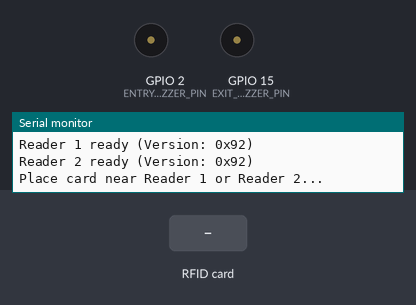
The sketch below on a simulated ESP32. On the bench: buzzer (waves = sounding, pin HIGH), the last lines printed to the serial monitor. The test bench sets the inputs (shaded band). WiFi joins after 1.5 s; servers stay silent unless stated; uploads are accepted with an empty reply.

Above: at 3.3 s.
3.4 s: RFID card 5E 7A 19 C4 held to the reader
At 3.58 s:
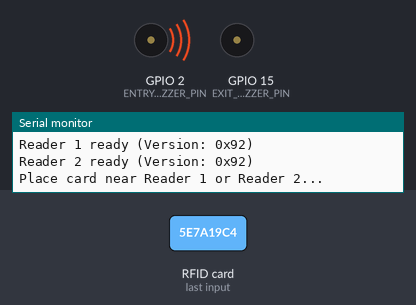
5.7 s: RFID card 5E 7A 19 C4 held to the reader
At 5.84 s:
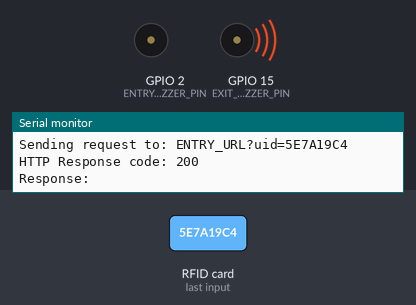
Timing chart, 0 to 8.7 s (numbered marks = the images above; inputs shaded):
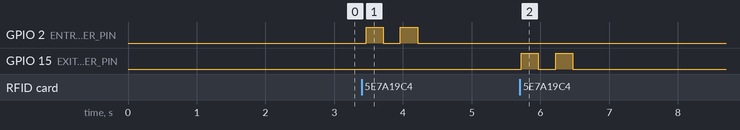

The sketch:

EMT_main.ino
```cpp
#include <WiFi.h>
#include <HTTPClient.h>
#include <SPI.h>
#include <MFRC522.h>

// ======= WiFi Credentials =======
const char* ssid = "Dhirendra";
const char* password = "dpsingh488";  // leave empty if open network

// ======= Google Script URLs =======
const char* entryUrl = "ENTRY_URL"; // Reader 1 Sheet
const char* exitUrl  = "EXIT_URL";  // Reader 2 Sheet

// ======= SPI and RC522 Pins =======
#define PIN_SCK  18
#define PIN_MOSI 23
#define PIN_MISO 19

#define SS_PIN_1 5
#define RST_PIN_1 21

#define SS_PIN_2 4
#define RST_PIN_2 22

// ======= Buzzer Pin =======
#define ENTRY_BUZZER_PIN 2
#define EXIT_BUZZER_PIN 15
#define BUZZER_DURATION 250

MFRC522 mfrc522_1(SS_PIN_1, RST_PIN_1);
MFRC522 mfrc522_2(SS_PIN_2, RST_PIN_2);

SPISettings rfidSPISettings(10000000, MSBFIRST, SPI_MODE0);

// ======= Setup =======
void setup() {
  Serial.begin(115200);
  delay(200);

  pinMode(ENTRY_BUZZER_PIN, OUTPUT);
  pinMode(EXIT_BUZZER_PIN, OUTPUT);
  digitalWrite(ENTRY_BUZZER_PIN, LOW);
  digitalWrite(EXIT_BUZZER_PIN, LOW);

  // --- Connect to WiFi ---
  Serial.print("Connecting to WiFi ...");
  WiFi.begin(ssid, password);
  int retries = 0;
  while (WiFi.status() != WL_CONNECTED && retries < 30) {
    delay(500);
    Serial.print(".");
    retries++;
  }

  if (WiFi.status() == WL_CONNECTED) {
    Serial.println("\nWiFi connected!");
    Serial.print("IP: ");
    Serial.println(WiFi.localIP());
  } else {
    Serial.println("\nWiFi connection failed, continuing offline...");
  }

  // --- Initialize SPI and RC522 readers ---
  SPI.begin(PIN_SCK, PIN_MISO, PIN_MOSI);
  delay(100);

  mfrc522_1.PCD_Init();
  delay(100);
  mfrc522_2.PCD_Init();
  delay(100);

  // --- Verify readers ---
  Serial.println("Checking RFID readers...");
  byte v1 = mfrc522_1.PCD_ReadRegister(mfrc522_1.VersionReg);
  byte v2 = mfrc522_2.PCD_ReadRegister(mfrc522_2.VersionReg);

  if (v1 == 0x00 || v1 == 0xFF) {
    Serial.println("Reader 1 not detected!");
  } else {
    Serial.print("Reader 1 ready (Version: 0x");
    Serial.print(v1, HEX);
    Serial.println(")");
  }

  if (v2 == 0x00 || v2 == 0xFF) {
    Serial.println("Reader 2 not detected!");
  } else {
    Serial.print("Reader 2 ready (Version: 0x");
    Serial.print(v2, HEX);
    Serial.println(")");
  }

  Serial.println("Place card near Reader 1 or Reader 2...");
}

// ======= Reader Check Function =======
void readRFID(MFRC522 &rfid, const char *readerName, const char *url) {
  if (!rfid.PICC_IsNewCardPresent() || !rfid.PICC_ReadCardSerial()) return;

  if (url == entryUrl)
  {
    beepBuzzer(BUZZER_DURATION, ENTRY_BUZZER_PIN);
    beepBuzzer(BUZZER_DURATION, ENTRY_BUZZER_PIN);
  }
  else if (url == exitUrl)
  {
    beepBuzzer(BUZZER_DURATION, EXIT_BUZZER_PIN);
    beepBuzzer(BUZZER_DURATION, EXIT_BUZZER_PIN);
  }

  Serial.print(readerName);
  String res = "";
  Serial.print(" UID:");
  for (byte i = 0; i < rfid.uid.size; i++) {
    Serial.print(rfid.uid.uidByte[i] < 0x10 ? " 0" : " ");
    res+=rfid.uid.uidByte[i] < 0x10 ? " 0" : " ";
    Serial.print(rfid.uid.uidByte[i], HEX);
    res+=String(rfid.uid.uidByte[i], HEX);
  }
  Serial.println();
  MFRC522::PICC_Type piccType = rfid.PICC_GetType(rfid.uid.sak);
  Serial.print(readerName);
  Serial.print(" Type: ");
  Serial.println(rfid.PICC_GetTypeName(piccType));
  rfid.PICC_HaltA();
  rfid.PCD_StopCrypto1();

  res.toUpperCase();
  sendToGoogle(url, res);

}

// ======= Main Loop =======
void loop() {
  readRFID(mfrc522_1, "Reader 1", entryUrl);
  readRFID(mfrc522_2, "Reader 2", exitUrl);
  delay(100);
}

// ======= Convert UID to String =======
String getUIDString(MFRC522::Uid &uid) {
  String result = "";
  for (byte i = 0; i < uid.size; i++) {
    if (uid.uidByte[i] < 0x10) result += "0";
    result += String(uid.uidByte[i], HEX);
  }
  result.toUpperCase();
  return result;
}

// ======= Send UID to Google Script =======
void sendToGoogle(const char* url, String uid) {
  uid.replace(" ", "");
  if (WiFi.status() == WL_CONNECTED) {
    HTTPClient http;
    String fullURL = String(url) + "?uid=" + uid;
    Serial.print("Sending request to: ");
    Serial.println(fullURL);

    http.begin(fullURL);
    int httpCode = http.GET();

    if (httpCode > 0) {
      Serial.printf("HTTP Response code: %d\n", httpCode);
      String payload = http.getString();
      Serial.println("Response: " + payload);
    } else {
      Serial.printf("HTTP request failed. Error: %s\n", http.errorToString(httpCode).c_str());
    }

    http.end();
  } else {
    Serial.println("WiFi not connected.");
  }
}


// ======= Buzzer Function =======
void beepBuzzer(int duration, int BUZZER_PIN) {
  digitalWrite(BUZZER_PIN, HIGH);
  delay(duration);
  digitalWrite(BUZZER_PIN, LOW);
  delay(duration);
}
```

Measured:
- after the input at 3.4 s, GPIO 2 (ENTRY_BUZZER_PIN): alternates HIGH for 0.25 s and LOW for 0.25 s, 4 changes in all, then stays LOW, starting after 0.06 s
- after the input at 5.7 s, GPIO 15 (EXIT_BUZZER_PIN): alternates HIGH for 0.25 s and LOW for 0.25 s, 4 changes in all, then stays LOW, starting at once
